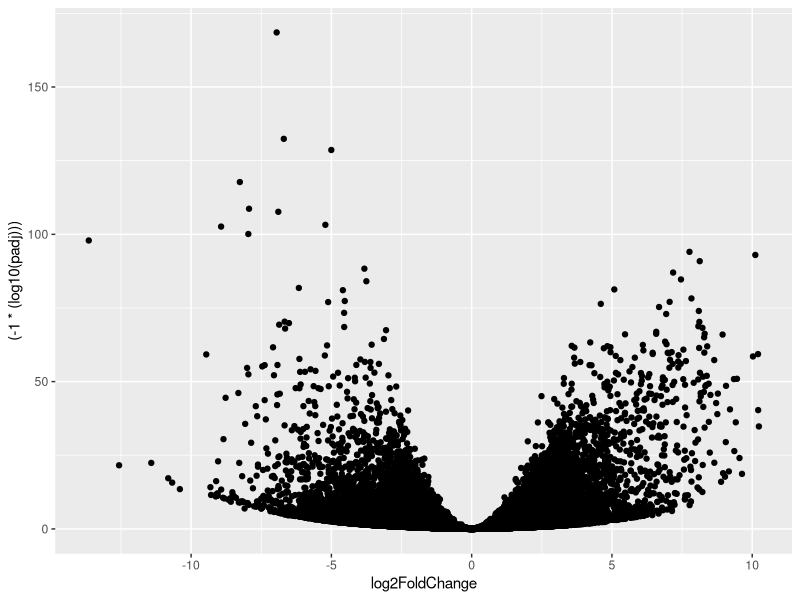
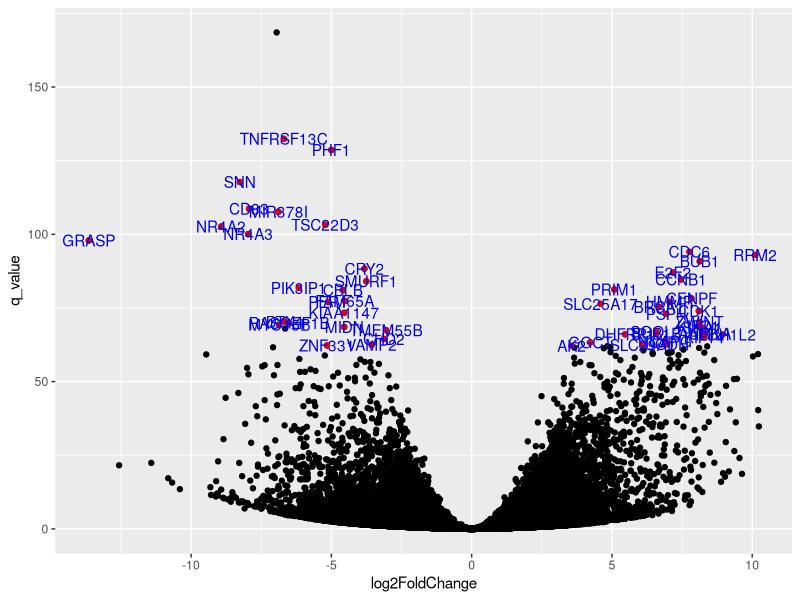
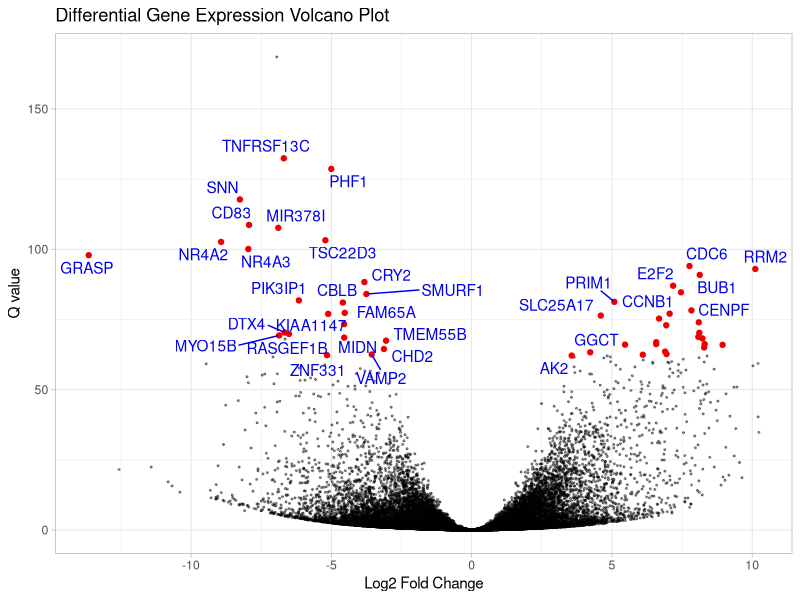

Reproduce these figures in R, in order.
library(dplyr)
library(ggplot2)
library(ggpubr)

# Exercise 1

# Create a variable ‘a’ consisting of text strings:
# John, Paul, George, Ringo



# Create a vector ‘b’ consisting of the numbers:
# 200, 515, 180	, 160



# Divide every component of b by 2, and assign the results as b
 

# Add your name to `a`, and add a number to `b`


# Exercise 2

# Use the data.frame() command to create a data frame (df) with 
# a column of numbers (a) and a column of letters (b)


# Call the 1st row of the data frame


# Call the 2nd column of the data frame


# Call the 3rd value in the 1st column of the data frame


# Change the value at this location to something random



# Exercise 3 - basic plotting

x <- seq(0, 50, 5)
y <- seq(0, 200, 20)
y2 <- seq(0 ,100, 10)


# volcano plot

library(ggplot2)
library(ggpubr)
data(diff_express)

class(diff_express)
dim(diff_express)
head(diff_express)
summary(diff_express)
str(diff_express)

ggplot(data = diff_express, 
       aes(x = log2FoldChange, 
           y = (-1*(log10(padj))))) +
  geom_point()

diff_express$significant_FC <- ifelse(abs(diff_express$log2FoldChange) >= 1.5, 1L, 0L )
diff_express$q_value <- (-1* log10(diff_express$padj))
diff_express$significant_q <- ifelse(diff_express$q_value >= 1.301, 1, 0 )

library(dplyr)
diff_express <- mutate(diff_express, significant_FC = ifelse(abs(log2FoldChange) >= 1.5, 1L, 0L ))
diff_express <- mutate(diff_express, q_value = (-1* log10(padj)) )
diff_express <- mutate(diff_express, significant_q = ifelse(q_value >= 1.301, 1, 0 ))

significant_hits <- filter(diff_express, (significant_q ==1) & (significant_FC == 1))

head(significant_hits )
dim(significant_hits)

arrange(significant_hits, desc(q_value))
top50 <- arrange(significant_hits, desc(q_value)) %>% 
  filter(name != "") %>% 
  slice(1:50)


ggplot(data = diff_express, 
       aes(x = log2FoldChange, y = q_value) ) +
  geom_point() +
  geom_point(data = top50, aes(x = log2FoldChange,y = q_value), colour = 'red2') + 
  geom_text(data = top50, aes(x = log2FoldChange,y = q_value, label = name), colour = 'blue2') 

# make it prettier uisng a built in theme and 
# add lines to the genes of interest

install.packages("ggrepel")
library(ggrepel)

ggplot(data = diff_express, 
       aes(x = log2FoldChange, y = q_value) ) +
  geom_point(size = 0.4, alpha= 0.4) +
  geom_point(data = top50, 
             aes(x = log2FoldChange,y = q_value), 
             colour = 'red2') + 
  geom_text_repel(data = top50, 
            aes(x = log2FoldChange,y = q_value, label = name), 
            colour = 'blue2') +
  labs(x = 'Log2 Fold Change', y = "Q value", 
       title = "Differential Gene Expression Volcano Plot") + 
  theme_light()

##
##
##




## package setup
# only run the lines below if really needed
install.packages("dplyr")
install.packages("ggplot2")
install.packages("ggpubr")


library(dplyr)
library(ggplot2)
library(ggpubr)


